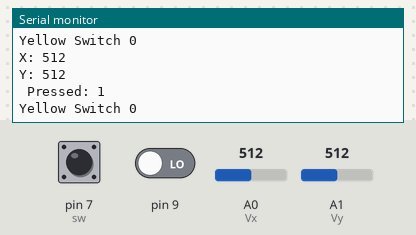
Simulated run of this sketch. Board: Arduino Uno, built with avr-gcc and run on an emulated ATmega328P. On the bench: the last lines printed to the serial monitor. Inputs (shaded band) come from the test bench; at power-on: A0 (Vx) = 512, A1 (Vy) = 512, pin 7 (sw) HIGH, pin 9 LOW.

Above: at 1.2 s.
1.3 s: A0 (Vx) set to 716
2.8 s: A1 (Vy) set to 716
At 3.23 s:
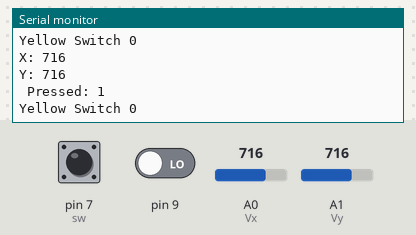
4.3 s: pin 7 (sw) pulled LOW for 0.35 s
6.1 s: pin 9 driven HIGH
At 6.54 s:
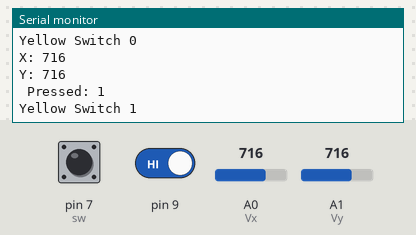
7.6 s: A0 (Vx) set to 900
9.1 s: A1 (Vy) set to 900
At 9.55 s:
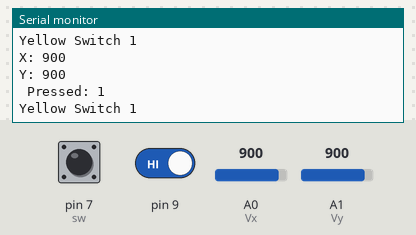
Timing chart, 0 to 11.6 s (numbered marks = the images above; inputs shaded):
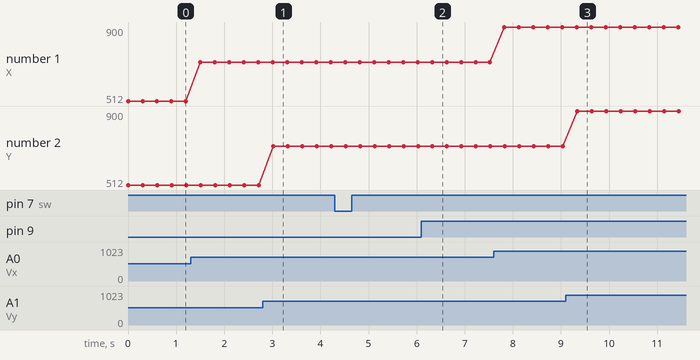

Measured:
- after the input at 2.8 s, the serial monitor: prints a new line after 0.22 s (image 1)
- after the input at 6.1 s, the serial monitor: prints a new line after 0.25 s (image 2)
- after the input at 9.1 s, the serial monitor: prints a new line after 0.24 s (image 3)
- plotted number 1: 512 → 716 after the input at 1.3 s, 716 → 900 after the input at 7.6 s

The sketch:

ATLAS_Controller.ino
```cpp
//#include <Arduino.h>
#include <SoftwareSerial.h>
/*
  #include <ros.h>
  #include <ros/time.h>
  #include <std_msgs/Float32.h>
*/
#define bluetoothTX 2
#define bluetoothRX 3
#define Vx A0
#define Vy A1
#define sw 7

int sw_press = 0;
int x = 0;
int y = 0;
/*
  ros::NodeHandle  nh;
  std_msgs::Float32 joystickV;
  ros::Publisher bt_pub("controller_xy", &joystickV);
*/
SoftwareSerial btSerial(bluetoothTX, bluetoothRX);

int btData[3];

void setup() {
  // put your setup code here, to run once:
  Serial.begin(9600);
  btSerial.begin(9600);
  pinMode(sw, INPUT);
  pinMode(Vx, INPUT);
  pinMode(Vy, INPUT);
  pinMode(9, INPUT);
  digitalWrite(sw, HIGH);
  /*
    nh.initNode();
    nh.advertise(bt_pub);
  */
}

void readJoystick() {
  sw_press = digitalRead(sw);//reads whether joystick has been pressed down (selected) or not
  x = analogRead(Vx); //reads the X-coordinate value
  y = analogRead(Vy); //reads the Y-coordinate value
  int tmp = 0;
  if (sw_press == 1) tmp = 1 ;
  else tmp = -1;
  btData[0] = sw_press;
  btData[1] = x;
  btData[2] = y;
  //joystickV.data = btData;
}

void btSend(int n) {
  if (btSerial.available()) {
    btSerial.println(btData[n]);
  }
  else
    btSerial.println("Bluetooth Communitcation is Unstable");
  delay(50);
}

void loop() {
  // put your main code here, to run repeatedly:
  readJoystick();
  Serial.print("X: ");
  Serial.println(btData[1]);//prints the X-coordinate
  Serial.print("Y: ");
  Serial.println(y);//prints the Y-coordinate
  Serial.print (" Pressed: ");
  Serial.println(btData[0]);//prints whether joystick knob has been pressed or not
  Serial.print("Yellow Switch ");
  int tmp  = digitalRead(9);
  Serial.println(tmp);
  delay(300);
  for (int i = 0; i < 3 ; i ++) {
    //btSend(i);
  }
  /*
    bt_pub.publish(&joystickV);
    nh.spinOnce();
  */
}
```
